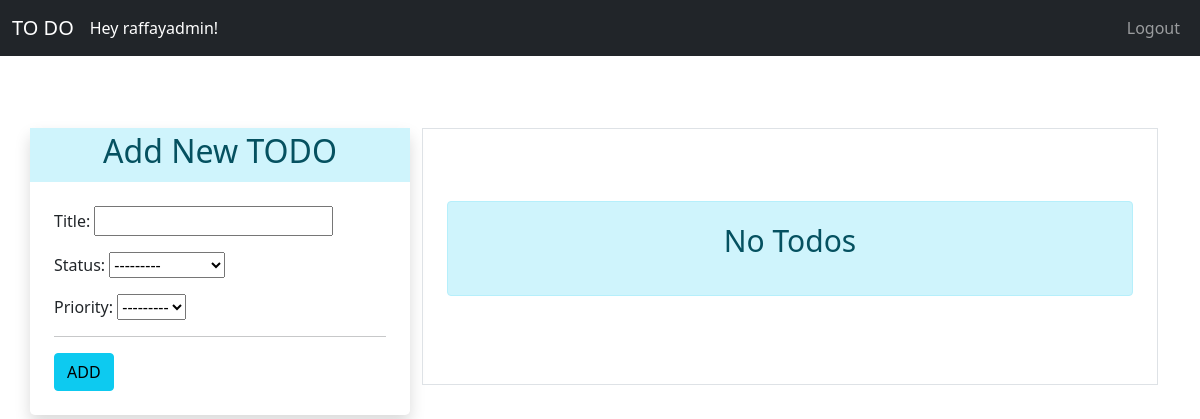
The app's page / (signed in), older data.
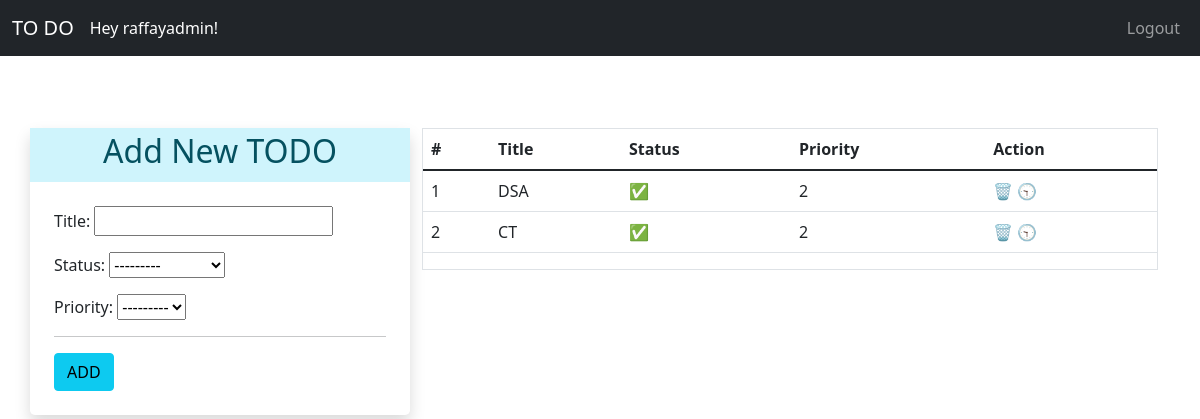
The same page, newer data.
### app/models.py (models this page shows)
class TODO(models.Model):
    status_choices = [
        ('C', 'COMPLETED'),
        ('P', 'PENDING')
    ]
    priority_choices = [
        ('1', '1️⃣'),
        ('2', '2️⃣'),
        ('3', '3️⃣'),
        ('4', '4️⃣'),
        ('5', '5️⃣'),
        ('6', '6️⃣'),
        ('7', '7️⃣'),
        ('8', '8️⃣'),
        ('9', '9️⃣'),
        ('10', '🔟'),
    ]
    title = models.CharField(max_length=50)
    status = models.CharField(max_length=2, choices=status_choices)
    date = models.DateTimeField(auto_now_add=True)
    user = models.ForeignKey(User, on_delete=models.CASCADE)
    priority = models.CharField(max_length=2, choices=priority_choices)

### app/views.py (the view)
# urls.py: path('', views.home, name = 'home'),
@login_required(login_url='login/')
def home(request):
    if request.user.is_authenticated:
        user = request.user
        form = TODOForm()
        todos = TODO.objects.filter(user=user).order_by('priority')
        context = {
            "form" : form,
            "todos" : todos,
        }
        return render(request, 'index.html', context=context)

### app/forms.py
class TODOForm(ModelForm):
    class Meta:
        model = TODO
        fields = ['title', 'status', 'priority']

### app/templates/index.html (shortened to what this page needs)
{% extends 'base.html' %}
{% block content %}
<div>
    <div class="container pt-4">
        <div class="row p-0 mt-5">
            <div class="col-lg-4 mx-auto shadow rounded-3 p-0">
                <div class="alert-info p-1 text-center">
                    <h2>Add New TODO</h2>
                </div>
                <div class="p-4">
                    <form action="{% url 'app:add_todo' %}" method="post">
                        {{ form.as_p }}
                        <hr>
                        <input type="submit" value="ADD" class="btn btn-info">
                    </form>
                </div>
            </div>
            <div class="col">
                <div class="border">
                    {% if todos|length == 0 %}
                        <div class="p-4">
                            <br><br>
                            <div class="alert alert-info text-center">
                                <p style="font-size: 30px;">
                                    No Todos
                                </p>
                            </div>
                            <br><br>
                        </div>
                    {% else %}
                        <div>
                            <table class="table">
                                <thead>
                                    <tr>
                                        <th>#</th>
                                        <th>Title</th>
                                        <th>Status</th>
                                        <th>Priority</th>
                                        <th>Action</th>
                                    </tr>
                                </thead>
                                <tbody>
                                    {% for todo in todos %}
                                    <tr>
                                        <td>{{ forloop.counter }}</td>
                                        <td>{{ todo.title }}</td>
                                        <td>
                                            {% if todo.status == 'C' %}
                                            ✅
                                            {% else %}
                                            🕤
                                            {% endif %}
                                        </td>
                                        <td>{{ todo.priority }}</td>
                                        <td>
                                            <a style="text-decoration: none;" href="{% url 'app:delete-todo' todo.id %}" title="delete">🗑️</a>
                                            {% if todo.status == 'P' %}
                                            <a style="text-decoration: none;" href="{% url 'app:change-status' todo.id todo.status %}" title="Mark Completed">✅</a>
                                            {% else %}
                                            <a style="text-decoration: none;" href="{% url 'app:change-status' todo.id todo.status %}" title="Mark Pending">🕤</a>
                                            {% endif %}
                                        </td>
                                    </tr>
                                    {% endfor %}
                                </tbody>
                            </table>
                        </div>
                    {% endif %}
                </div>
            </div>
        </div>
    </div>
</div>
{% endblock %}

### app/templates/base.html (shortened to what this page needs)
<!doctype html>
<html lang="en">
<head>
    <link href="https://cdn.jsdelivr.net/npm/bootstrap@5.1.3/dist/css/bootstrap.min.css" rel="stylesheet"
>
</head>
<body>
    <nav class="navbar navbar-expand-lg navbar-dark bg-dark">
        <div class="container-fluid">
            <a class="navbar-brand" href="{% url 'app:home' %}">TO DO</a>
            {% if  user.is_authenticated %}
            <p class="text-white p-0 m-0">Hey {{ user.username }}!</p>
            {% endif %}
            <div class="collapse navbar-collapse d-flex justify-content-end" id="navbarNavAltMarkup">
                <div class="navbar-nav">
                    {% if user.is_authenticated %}
                    <a class="nav-link" href="{% url 'app:logout' %}">Logout</a>
                    {% else %}
                    <a class="nav-link" href="{% url 'app:login' %}">Login</a>
                    <a class="nav-link" href="{% url 'app:signup' %}">SignUp</a>
                    {% endif %}
                </div>
            </div>
        </div>
    </nav>
    <div>
        {% block content %}
        {% endblock %}
    </div>
</body>
</html>

Row changes from the older to the newer data that the page shows:
added TODO: title "DSA", priority "2"
added TODO: title "CT", priority "2"
Text that changed along with them:
text no longer shown: "No Todos"
text now shown: "# Title Status Priority Action"
